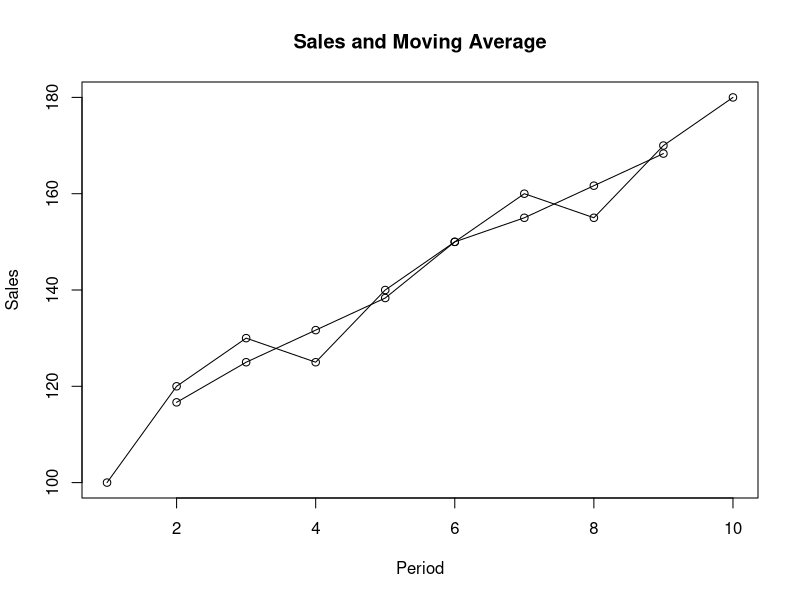

Recreate this plot in R.
# 93 - Moving Average
sales <- c(100,120,130,125,140,150,160,155,170,180)
moving_average <- stats::filter(sales, rep(1/3,3), sides=2)
print(moving_average)
plot(sales, type="o", main="Sales and Moving Average", xlab="Period", ylab="Sales")
lines(moving_average, type="o")
